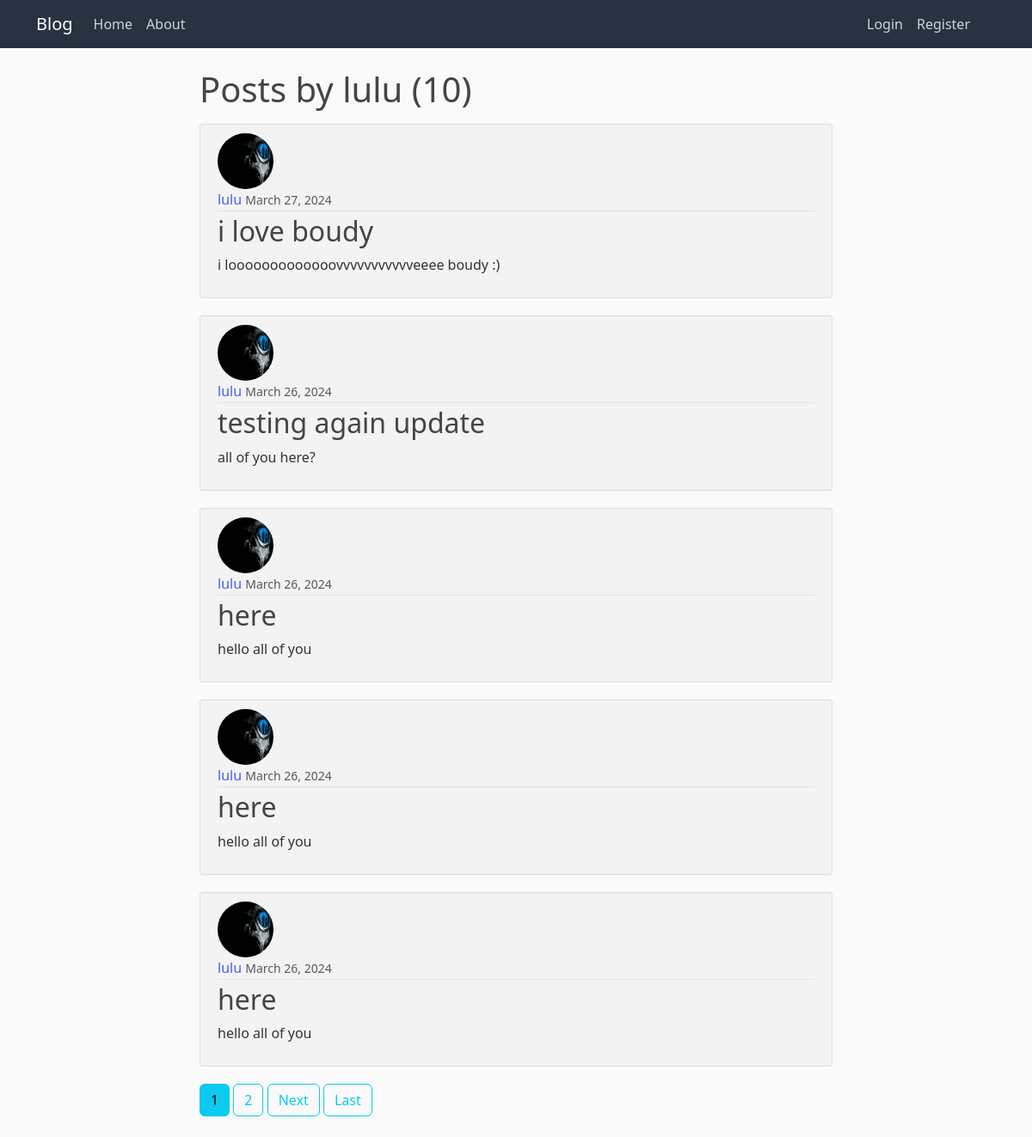
The page /user/lulu/ on the database its author committed.
### blogApp/models.py (models this page shows, shortened)
class Post(models.Model):
    title = models.CharField(max_length=100)
    content = models.TextField()
    date_posted = models.DateTimeField(default=timezone.now)
    author = models.ForeignKey(User, on_delete=models.CASCADE)

### users/models.py (models this page shows, shortened)
class Profile(models.Model):
    user = models.OneToOneField(User, on_delete=models.CASCADE)
    image = models.ImageField(default='default.png', upload_to='profile_pics')

### blogApp/views.py (the view)
# urls.py: path('user/<str:username>/', UserPostListView.as_view(), name='user-posts'),
class UserPostListView(ListView):
    model = Post
    template_name = 'blogApp/user_posts.html'
    context_object_name = 'posts'
    paginate_by = 5
    title = 'Posts'
    def get_context_data(self, **kwargs: Any) -> dict[str, Any]:
        context =  super().get_context_data(**kwargs)
        context['title']= self.title
        return context
    def get_queryset(self) -> QuerySet[Any]:
        user = get_object_or_404(User, username=self.kwargs.get('username'))
        return Post.objects.filter(author=user).order_by('-date_posted')

### blogApp/templates/blogApp/user_posts.html (shortened to what this page needs)
{% extends "base.html"%}
{% block content %}
    <h1 class="mb-3" >Posts by {{ view.kwargs.username }} ({{ page_obj.paginator.count }})</h1>
    {% for post in posts %}
    <article class="media content-section grey-body">
        <img src="{{ post.author.profile.image.url }}" alt="author image" class="rounded-circle article-img" >
        <div class="media-body">
            <div class="article-metadata">
                <a class="mr-2" href="{% url 'user-posts' post.author.username %}">{{ post.author }}</a>
                <small class="text-muted">{{ post.date_posted|date:"F d, Y" }}</small>
            </div>
            <h2><a class="article-title" href="{% url 'post-detail' post.id %}">{{ post.title }}</a></h2>
            <p class="article-content">{{ post.content }}</p>
        </div>
    </article>
    {% endfor %}
    {% if is_paginated %}
        {% for num in page_obj.paginator.page_range %}
            {% if page_obj.number == num %}
            <a class="btn btn-info mb-4" href="?page={{num }}">{{num}}</a>
            {% elif num > page_obj.number|add:'-3' and num < page_obj.number|add:'3' %}
            <a class="btn btn-outline-info mb-4" href="?page={{num }}">{{num}}</a>
            {% endif %}
        {% endfor %}
        {% if page_obj.has_next %}
            <a class="btn btn-outline-info mb-4" href="?page={{page_obj.next_page_number}}">Next</a>
            <a class="btn btn-outline-info mb-4" href="?page={{ page_obj.paginator.num_pages }}">Last</a>
        {% endif %}
    {% endif %}
{% endblock content %}

### static/main.css (style rules this page uses)
body { background: #fafafa; color: #333333; margin-top: 5rem; }
h1, h2, h3, h4, h5, h6 { color: #444444; }
.content-section { background: #ffffff; padding: 10px 20px; border: 1px solid #dddddd; border-radius: 3px; margin-bottom: 20px; }
.article-title { color: #444444; }
.article-content { white-space: pre-line; }
.article-img { height: 65px; width: 65px; margin-right: 16px; }
.article-metadata { padding-bottom: 1px; margin-bottom: 4px; border-bottom: 1px solid #e3e3e3 }
a { text-decoration: none; color: #4361ee; }
.grey-body { background-color: #f3f3f3; }

### rows shown on the page
Post: author.profile.image (picture), author "lulu", date_posted "March 27, 2024", title "i love boudy", content "i looooooooooooovvvvvvvvvvveeee boudy :)"
Post: author.profile.image (picture), author "lulu", date_posted "March 26, 2024", title "testing again update", content "all of you here?"
Post: author.profile.image (picture), author "lulu", date_posted "March 26, 2024", title "here", content "hello all of you"
Post: author.profile.image (picture), author "lulu", date_posted "March 26, 2024", title "here", content "hello all of you"
Post: author.profile.image (picture), author "lulu", date_posted "March 26, 2024", title "here", content "hello all of you"

### other values the page prints
{{ view.kwargs.username }} "lulu"
{{ page_obj.paginator.count }} "10"
{{ num }} "1"
{{ num }} "2"
